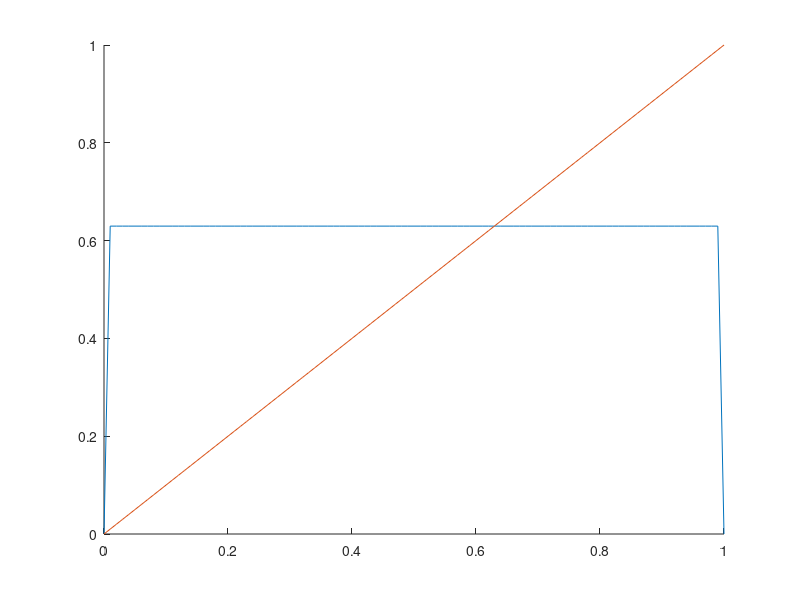

Write MATLAB code to recreate this figure.
function onehumpmap2

lambda=2.7;
%figure(4);
%clf;
hold on;
i = 0;
for x = 0 : 0.01 : 1
   i = i + 1;
   X(i) = x;
   f(i) = lambda*x*(1-x);         
   f(i) = lambda*f(i)*(1-f(i));         
   f(i) = lambda*f(i)*(1-f(i));         
   f(i) = lambda*f(i)*(1-f(i));         
   f(i) = lambda*f(i)*(1-f(i));         
   f(i) = lambda*f(i)*(1-f(i));         
   f(i) = lambda*f(i)*(1-f(i));         
   f(i) = lambda*f(i)*(1-f(i));         
   f(i) = lambda*f(i)*(1-f(i));         
   f(i) = lambda*f(i)*(1-f(i));         
   f(i) = lambda*f(i)*(1-f(i));         
   f(i) = lambda*f(i)*(1-f(i));         
   f(i) = lambda*f(i)*(1-f(i));         
   f(i) = lambda*f(i)*(1-f(i));         
   f(i) = lambda*f(i)*(1-f(i));         
   f(i) = lambda*f(i)*(1-f(i));         
   f(i) = lambda*f(i)*(1-f(i));         
   f(i) = lambda*f(i)*(1-f(i));         
   f(i) = lambda*f(i)*(1-f(i));         
   f(i) = lambda*f(i)*(1-f(i));         
   f(i) = lambda*f(i)*(1-f(i));         
   f(i) = lambda*f(i)*(1-f(i));         
   f(i) = lambda*f(i)*(1-f(i));         
   f(i) = lambda*f(i)*(1-f(i));         
   f(i) = lambda*f(i)*(1-f(i));         
   f(i) = lambda*f(i)*(1-f(i));         
   f(i) = lambda*f(i)*(1-f(i));         
   f(i) = lambda*f(i)*(1-f(i));         
   f(i) = lambda*f(i)*(1-f(i));         
   f(i) = lambda*f(i)*(1-f(i));         
   f(i) = lambda*f(i)*(1-f(i));         
   f(i) = lambda*f(i)*(1-f(i));         
   f(i) = lambda*f(i)*(1-f(i));         
   f(i) = lambda*f(i)*(1-f(i));         
   f(i) = lambda*f(i)*(1-f(i));         
   f(i) = lambda*f(i)*(1-f(i));         
   f(i) = lambda*f(i)*(1-f(i));         
   f(i) = lambda*f(i)*(1-f(i));         
   f(i) = lambda*f(i)*(1-f(i));         
   f(i) = lambda*f(i)*(1-f(i));         
   f(i) = lambda*f(i)*(1-f(i));         
   f(i) = lambda*f(i)*(1-f(i));         
   f(i) = lambda*f(i)*(1-f(i));         
   f(i) = lambda*f(i)*(1-f(i));         
   f(i) = lambda*f(i)*(1-f(i));         
   f(i) = lambda*f(i)*(1-f(i));         
   f(i) = lambda*f(i)*(1-f(i));         
   f(i) = lambda*f(i)*(1-f(i));         
   f(i) = lambda*f(i)*(1-f(i));         
   f(i) = lambda*f(i)*(1-f(i));         
   f(i) = lambda*f(i)*(1-f(i));         
   f(i) = lambda*f(i)*(1-f(i));         
   f(i) = lambda*f(i)*(1-f(i));         
   f(i) = lambda*f(i)*(1-f(i));         
   f(i) = lambda*f(i)*(1-f(i));         
   f(i) = lambda*f(i)*(1-f(i));         
   f(i) = lambda*f(i)*(1-f(i));         
   f(i) = lambda*f(i)*(1-f(i));         
   f(i) = lambda*f(i)*(1-f(i));         
   f(i) = lambda*f(i)*(1-f(i));         
   f(i) = lambda*f(i)*(1-f(i));         
   f(i) = lambda*f(i)*(1-f(i));         
   f(i) = lambda*f(i)*(1-f(i));         
   f(i) = lambda*f(i)*(1-f(i));         
   f(i) = lambda*f(i)*(1-f(i));         
   f(i) = lambda*f(i)*(1-f(i));         
   f(i) = lambda*f(i)*(1-f(i));         
   f(i) = lambda*f(i)*(1-f(i));         
   f(i) = lambda*f(i)*(1-f(i));         
   f(i) = lambda*f(i)*(1-f(i));         
   f(i) = lambda*f(i)*(1-f(i));         
   f(i) = lambda*f(i)*(1-f(i));         
   f(i) = lambda*f(i)*(1-f(i));         
   f(i) = lambda*f(i)*(1-f(i));         
   f(i) = lambda*f(i)*(1-f(i));         
   f(i) = lambda*f(i)*(1-f(i));         
   f(i) = lambda*f(i)*(1-f(i));         
   f(i) = lambda*f(i)*(1-f(i));         
   f(i) = lambda*f(i)*(1-f(i));         
   f(i) = lambda*f(i)*(1-f(i));         
   f(i) = lambda*f(i)*(1-f(i));         
   f(i) = lambda*f(i)*(1-f(i));         
   f(i) = lambda*f(i)*(1-f(i));         
   f(i) = lambda*f(i)*(1-f(i));         
   f(i) = lambda*f(i)*(1-f(i));         
   f(i) = lambda*f(i)*(1-f(i));         
   f(i) = lambda*f(i)*(1-f(i));         
   f(i) = lambda*f(i)*(1-f(i));         
   f(i) = lambda*f(i)*(1-f(i));         
   f(i) = lambda*f(i)*(1-f(i));         
   f(i) = lambda*f(i)*(1-f(i));         
   f(i) = lambda*f(i)*(1-f(i));         
   f(i) = lambda*f(i)*(1-f(i));         
   f(i) = lambda*f(i)*(1-f(i));         
   f(i) = lambda*f(i)*(1-f(i));         
   f(i) = lambda*f(i)*(1-f(i));         
   f(i) = lambda*f(i)*(1-f(i));         
   f(i) = lambda*f(i)*(1-f(i));         
   f(i) = lambda*f(i)*(1-f(i));         
   f(i) = lambda*f(i)*(1-f(i));         
   f(i) = lambda*f(i)*(1-f(i));         
   f(i) = lambda*f(i)*(1-f(i));         
   f(i) = lambda*f(i)*(1-f(i));         
   f(i) = lambda*f(i)*(1-f(i));         
   f(i) = lambda*f(i)*(1-f(i));         
   f(i) = lambda*f(i)*(1-f(i));         
   f(i) = lambda*f(i)*(1-f(i));         
   f(i) = lambda*f(i)*(1-f(i));         
   f(i) = lambda*f(i)*(1-f(i));         
   f(i) = lambda*f(i)*(1-f(i));         
   f(i) = lambda*f(i)*(1-f(i));         
   f(i) = lambda*f(i)*(1-f(i));         
   f(i) = lambda*f(i)*(1-f(i));         
   f(i) = lambda*f(i)*(1-f(i));         
   f(i) = lambda*f(i)*(1-f(i));         
   f(i) = lambda*f(i)*(1-f(i));         
   f(i) = lambda*f(i)*(1-f(i));         
   f(i) = lambda*f(i)*(1-f(i));         
   f(i) = lambda*f(i)*(1-f(i));         
   f(i) = lambda*f(i)*(1-f(i));         
   f(i) = lambda*f(i)*(1-f(i));         
   f(i) = lambda*f(i)*(1-f(i));         
   f(i) = lambda*f(i)*(1-f(i));         
   f(i) = lambda*f(i)*(1-f(i));         
   f(i) = lambda*f(i)*(1-f(i));         
   f(i) = lambda*f(i)*(1-f(i));         
   f(i) = lambda*f(i)*(1-f(i));         
   f(i) = lambda*f(i)*(1-f(i));         
   f(i) = lambda*f(i)*(1-f(i));         
   f(i) = lambda*f(i)*(1-f(i));         
   f(i) = lambda*f(i)*(1-f(i));         
end
plot(X,f);
plot(X,X);
%hold off;
